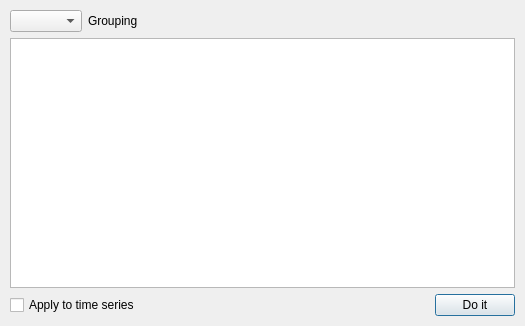
<?xml version="1.0" encoding="UTF-8"?>
<ui version="4.0">
 <class>Dialog</class>
 <widget class="QDialog" name="Dialog">
  <property name="geometry">
   <rect>
    <x>0</x>
    <y>0</y>
    <width>525</width>
    <height>326</height>
   </rect>
  </property>
  <property name="windowTitle">
   <string>System Scaler</string>
  </property>
  <layout class="QVBoxLayout" name="verticalLayout">
   <property name="leftMargin">
    <number>1</number>
   </property>
   <property name="topMargin">
    <number>1</number>
   </property>
   <property name="rightMargin">
    <number>1</number>
   </property>
   <property name="bottomMargin">
    <number>1</number>
   </property>
   <item>
    <widget class="QFrame" name="frame">
     <property name="frameShape">
      <enum>QFrame::NoFrame</enum>
     </property>
     <property name="frameShadow">
      <enum>QFrame::Raised</enum>
     </property>
     <layout class="QVBoxLayout" name="verticalLayout_2">
      <item>
       <widget class="QFrame" name="frame_2">
        <property name="frameShape">
         <enum>QFrame::NoFrame</enum>
        </property>
        <property name="frameShadow">
         <enum>QFrame::Raised</enum>
        </property>
        <layout class="QHBoxLayout" name="horizontalLayout">
         <property name="leftMargin">
          <number>0</number>
         </property>
         <property name="topMargin">
          <number>0</number>
         </property>
         <property name="rightMargin">
          <number>0</number>
         </property>
         <property name="bottomMargin">
          <number>0</number>
         </property>
         <item>
          <widget class="QComboBox" name="group_combo_box"/>
         </item>
         <item>
          <widget class="QLabel" name="label">
           <property name="text">
            <string>Grouping</string>
           </property>
          </widget>
         </item>
         <item>
          <spacer name="horizontalSpacer">
           <property name="orientation">
            <enum>Qt::Horizontal</enum>
           </property>
           <property name="sizeHint" stdset="0">
            <size>
             <width>340</width>
             <height>20</height>
            </size>
           </property>
          </spacer>
         </item>
        </layout>
       </widget>
      </item>
      <item>
       <widget class="QTableView" name="groups_scaling_table_view"/>
      </item>
      <item>
       <widget class="QFrame" name="frame_3">
        <property name="frameShape">
         <enum>QFrame::NoFrame</enum>
        </property>
        <property name="frameShadow">
         <enum>QFrame::Raised</enum>
        </property>
        <layout class="QHBoxLayout" name="horizontalLayout_2">
         <property name="leftMargin">
          <number>0</number>
         </property>
         <property name="topMargin">
          <number>0</number>
         </property>
         <property name="rightMargin">
          <number>0</number>
         </property>
         <property name="bottomMargin">
          <number>0</number>
         </property>
         <item>
          <widget class="QCheckBox" name="aply_to_time_series_check_box">
           <property name="text">
            <string>Apply to time series</string>
           </property>
          </widget>
         </item>
         <item>
          <spacer name="horizontalSpacer_2">
           <property name="orientation">
            <enum>Qt::Horizontal</enum>
           </property>
           <property name="sizeHint" stdset="0">
            <size>
             <width>250</width>
             <height>20</height>
            </size>
           </property>
          </spacer>
         </item>
         <item>
          <widget class="QPushButton" name="doit_button">
           <property name="text">
            <string>Do it</string>
           </property>
          </widget>
         </item>
        </layout>
       </widget>
      </item>
     </layout>
    </widget>
   </item>
  </layout>
 </widget>
 <resources>
  <include location="icons.qrc"/>
 </resources>
 <connections/>
</ui>
